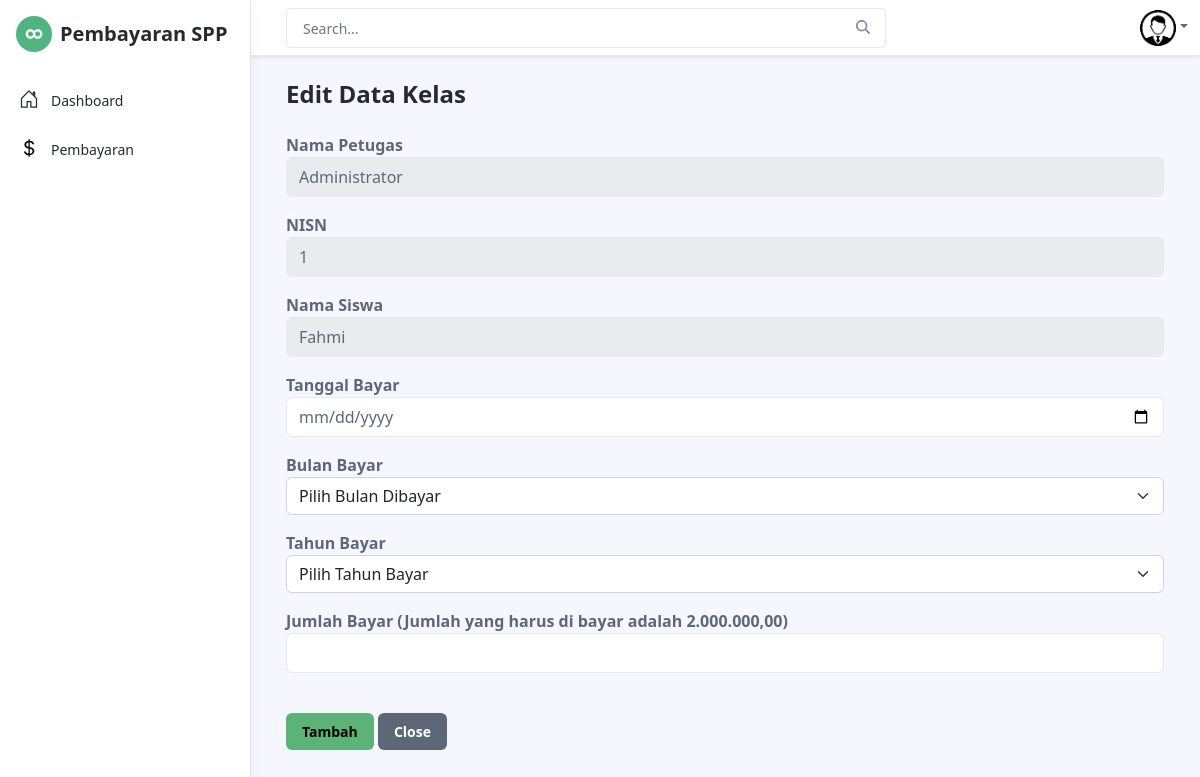
The page /petugas/tambah_pembayaran.php?nisn=1&kekurangan=2000000 on the database its author committed.
### tables this page shows
CREATE TABLE `petugas` (
  `id_petugas` int(11) NOT NULL,
  `username` varchar(50) NOT NULL,
  `password` varchar(50) NOT NULL,
  `nama_petugas` varchar(50) NOT NULL,
  `level` enum('admin','petugas') NOT NULL
);

CREATE TABLE `siswa` (
  `nisn` int(14) NOT NULL,
  `nis` int(10) NOT NULL,
  `nama` varchar(50) NOT NULL,
  `id_kelas` int(11) NOT NULL,
  `alamat` text NOT NULL,
  `no_telp` int(12) NOT NULL,
  `id_spp` int(11) NOT NULL
);

### petugas/tambah_pembayaran.php (the view, shortened to what this page needs)
<?php
include('../layouts/header.php');
include('../layouts/petugas/bar.php');
include('../layouts/footer.php');
?>
<body class="app">
    <div class="app-wrapper">
	    <div class="app-content pt-3 p-md-3 p-lg-4">
		    <div class="container-xl">
			    <h1 class="app-page-title">Edit Data Kelas</h1>
			    <div class="row g-4 mb-4">
                <?php
                        include'../core/koneksi.php';
                        $nisn = $_GET['nisn'];
                        $kekurangan = $_GET['kekurangan'];
                        $sql =  mysqli_query($koneksi, "SELECT * FROM petugas,siswa,spp,kelas WHERE siswa.id_kelas=kelas.id_kelas AND siswa.id_spp=spp.id_spp AND nisn='$nisn'");
                        $data = mysqli_fetch_array($sql);
                        ?>
                            <form action="proses/tambah_pembayaran.php" method="POST" enctype="multipart/form-data">
                                <div class="form-group mb-3">
                                    <label class="fw-bold">Nama Petugas</label>
                                    <input disabled type="text" class="form-control" value="<?php echo $data['nama_petugas'] ?>" required>
                                </div>
                                <div class="form-group mb-3">
                                    <label class="fw-bold">NISN</label>
                                    <input readonly name="nisn" type="text" class="form-control"  value="<?php echo $data['nisn'] ?>" required>
                                </div>
                                <div class="form-group mb-3">
                                    <label class="fw-bold">Nama Siswa</label>
                                    <input disabled type="text" class="form-control"  value="<?php echo $data['nama'] ?>" required>
                                </div>
                                <div class="form-group mb-3">
                                    <label class="fw-bold">Tanggal Bayar</label>
                                    <input type="date" name="tgl_bayar" class="form-control" required>
                                </div>
                                <div class="form-group mb-3">
                                    <label class="fw-bold">Bulan Bayar</label>
                                    <select name="bulan_dibayar" class="form-select" required>
                                        <option value="">Pilih Bulan Dibayar</option>
                                    </select>
                                </div>
                                <div class="form-gropu mb-3">
                                    <label class="fw-bold">Tahun Bayar</label>
                                    <select name="tahun_dibayar" class="form-select" required>
                                        <option value="">Pilih Tahun Bayar</option>
                                    </select>
                                </div>
                                <div class="form-group mb-3">
                                    <label class="fw-bold">Jumlah Bayar (Jumlah yang harus di bayar adalah <b><?= number_format($kekurangan,2,',','.') ?></b>)</label>
                                    <input type="number" name="jumlah_bayar" max="<?= $kekurangan; ?>" class="form-control" required>
                                </div>
                                </div>
                                <button type="submit" class="btn btn-success">Tambah</button>
                                <a href="pembayaran.php" class="btn btn-secondary">Close</a>
                        </div>
				    </div>
		    </div>

### rows shown on the page
petugas: nama_petugas "Administrator"
siswa: nisn "1", nama "Fahmi"

### other values the page prints
$kekurangan "2.000.000,00"
